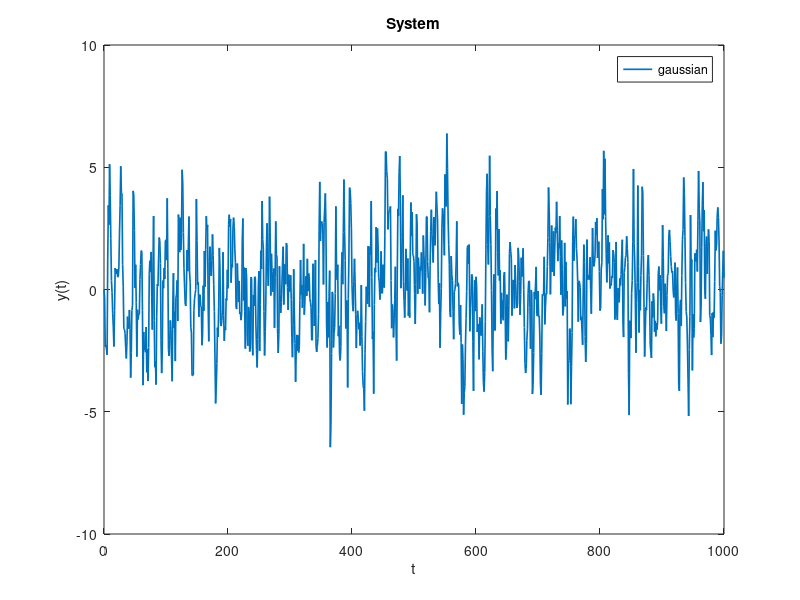

This chart was generated by the following MATLAB code:
% generujeme dat 

clear; clc; close all;

a = 0.6;
b = 1; 
c = 0.5;


% počet dat je 501. protože t jde od nuly až do 500
ND = 1001; 
t = linspace(0,ND-1,ND);

% definování systému 
y = zeros(ND,1);
y(1,1) = 0;

%chyba 
lambda = 1;
e  =  randn(ND,1)*lambda; % bílý šum

% jako šum je zvolen gauus protož je trvale budící 
u = zeros(ND, 1);
sigma = 1;
u(:,1) = randn(ND, 1)*sigma; % normální

    %generování 
for i = 2:ND
     y(i,1) = a*y(i-1,1) + b*u(i-1,1) + e(i, 1) + c*e(i-1,1);
end

p1 = figure;
plot(t, y,'LineWidth',1.2);
title('System');
legend('gaussian');
xlabel("t")
ylabel("y(t)")
%exportgraphics(p1,'system1.pdf')

%data = y;
%save(data)